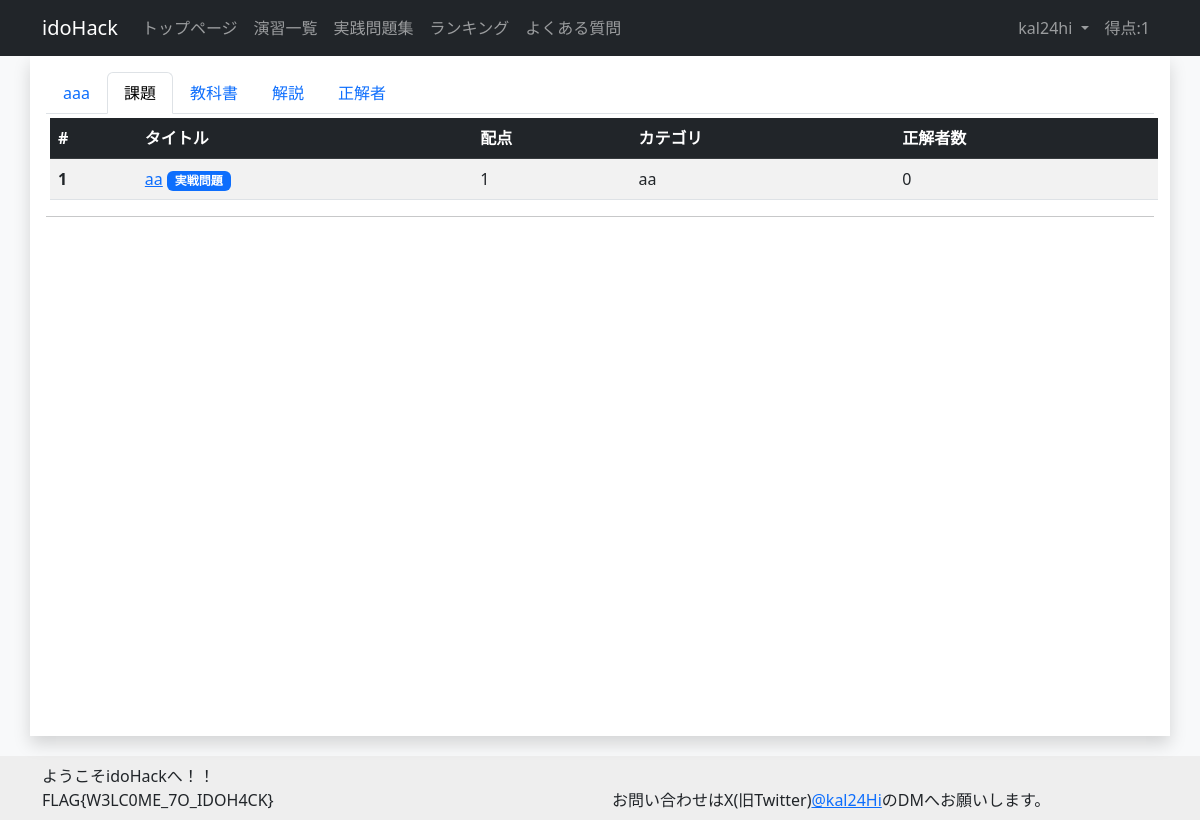
The app's page /exercise/1/tasks/ (signed in), older data.
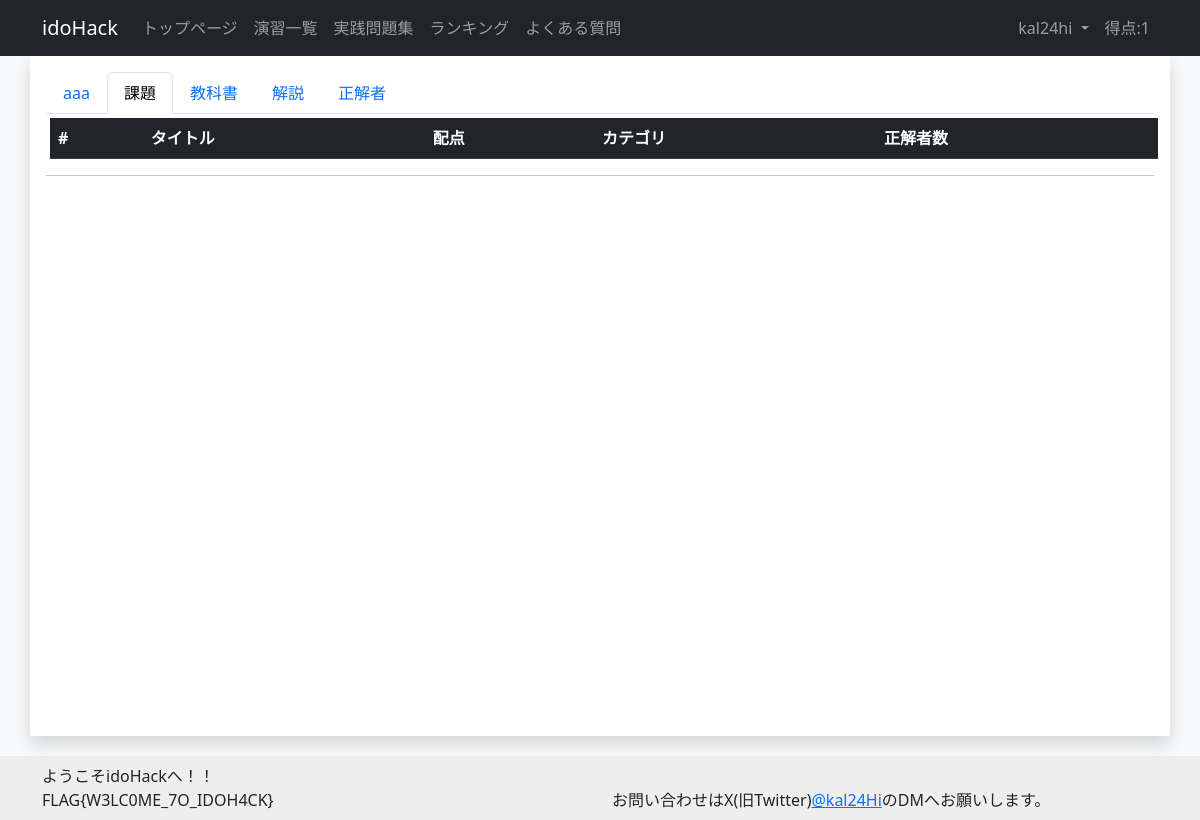
The same page, newer data.
### account/models.py (models this page shows)
class CustomUser(AbstractUser):
    uuid = models.UUIDField(default=uuid.uuid4, editable=False, unique=True, verbose_name="UUID") # ユーザのUUID
    total_score = models.IntegerField(default=0, verbose_name="総得点") # ユーザの総得点
    biography = models.TextField(max_length=500, blank=True, verbose_name="自己紹介") # ユーザの自己紹介
    twitter_url = models.URLField(max_length=200, blank=True, verbose_name="TwitterURL") # ユーザのTwitterのURL
    github_url = models.URLField(max_length=200, blank=True, verbose_name="GitHubURL") # ユーザのGitHubのURL
    linkedin_url = models.URLField(max_length=200, blank=True, verbose_name="LinkedInURL") # ユーザのLinkedInのURL
    country = models.CharField(max_length=100, blank=True, verbose_name="国籍") # ユーザの国籍
    occupation = models.CharField(max_length=50, verbose_name="職業", choices=(('Student', '学生'),
                                          ('teacher', '教員'),
                                          ('SecurityEngineer', 'セキュリティエンジニア'),
                                          ('IT', 'IT職'),
                                          ('other', 'その他')))
    is_active = models.BooleanField(default=True, verbose_name="アクティブユーザ") # ユーザがアクティブかどうか
    is_staff = models.BooleanField(default=False, verbose_name="スタッフユーザ") # ユーザがスタッフかどうか
    is_writer = models.BooleanField(default=False, verbose_name="作問ユーザ") # ユーザが作問者かどうか

### challenge/models.py (models this page shows, shortened)
class ExerciseModel(models.Model):
    category = models.ForeignKey(CategoryModel, on_delete=models.SET_NULL, null=True, verbose_name="カテゴリ") # カテゴリ
    exercise_number = models.IntegerField(default=0, verbose_name="番号") # 演習の番号
    exercise_title = models.CharField(max_length=100, default="", verbose_name="タイトル") # 演習のタイトル
    summary = models.TextField(blank=True, default="", verbose_name="概要") # 演習の概要
    exercise_discription = MDTextField(default="", verbose_name="説明") # 演習の説明
    visible = models.BooleanField(default=False, verbose_name="一般ユーザへの公開") # 演習が公開されているかどうか
    textbook = MDTextField(blank=True, verbose_name="教科書") # 教科書のURL
    explanation = MDTextField(blank=True, verbose_name="解説") # 解説のURL
    created_at = models.DateTimeField(auto_now_add=True, verbose_name="作成日時") # 課題の作成日時
    updated_at = models.DateTimeField(auto_now=True, verbose_name="作成日時") # 課題の更新日時
    class Meta:
        verbose_name = 'Exercise'

class ChallengeModel(models.Model):
    category = models.ForeignKey(CategoryModel, on_delete=models.SET_NULL, null=True, verbose_name="カテゴリ") # カテゴリ
    exercise_title = models.ForeignKey(ExerciseModel, on_delete=models.SET_NULL, null=True, verbose_name="演習名") # 演習のタイトル
    challenge_number = models.IntegerField(default=0, verbose_name="番号") # 課題の番号
    challenge_title = models.CharField(max_length=100,  default="", verbose_name="タイトル", unique=True) # 課題のタイトル
    score = models.IntegerField(default="", verbose_name="配点") # 課題の配点
    flag = models.CharField(max_length=100,  default="", verbose_name="フラグ") # フラグ
    visible = models.BooleanField(default=False, verbose_name="一般ユーザへの公開") # 課題が公開されているかどうか
    is_practice = models.BooleanField(default=False, verbose_name="実戦問題に表示する。") # 実戦問題かどうか
    discription = MDTextField(default="", verbose_name="説明") # 課題の説明
    hint_one = models.CharField(max_length=200, default="", blank=True, verbose_name="ヒントその１")
    hint_two = models.CharField(max_length=200, default="", blank=True, verbose_name="ヒントその２")
    hint_three = models.CharField(max_length=200, default="", blank=True, verbose_name="ヒントその３")
    cleared_count = models.IntegerField(default=0, verbose_name="クリア者数") # 課題をクリアした人数
    created_at = models.DateTimeField(auto_now_add=True, verbose_name="作成日時") # 課題の作成日時
    updated_at = models.DateTimeField(auto_now=True, verbose_name="更新日時") # 課題の更新日時
    class Meta:
        verbose_name = 'Challenge'

class CategoryModel(models.Model):
    category = models.CharField(max_length=100, default="", verbose_name="カテゴリ名") # カテゴリ名
    category_discription = models.TextField(blank=True, default="", verbose_name="説明") # カテゴリの説明
    class Meta:
        verbose_name = 'Category'

### challenge/views.py (the view)
# urls.py: path('exercise/<int:pk>/tasks/', views.ChallengeListView.as_view(), name='challenge_list'),
class ChallengeListView(LoginRequiredMixin, ListView):
    model = ChallengeModel
    template_name = 'challenge/challenge_list.html'
    context_object_name = 'challenge_list'
    def get_queryset(self) -> Any:
        if ExerciseModel.objects.get(pk=self.kwargs['pk']).exercise_title == "実戦問題集":
            return ChallengeModel.objects.filter(is_practice=True)
        else:
            return ChallengeModel.objects.filter(exercise_title=self.kwargs['pk'])
    def get_context_data(self, **kwargs: Any) -> Any:
        context = super().get_context_data(**kwargs)
        context['exercise_detail'] = ExerciseModel.objects.get(pk=self.kwargs['pk'])
        return context

### templates/challenge/challenge_list.html
{% extends "base.html" %}
{% load markdown_extras%}
{% block content %}
<ul class="nav nav-tabs">
  <li class="nav-item">
    <a class="nav-link" aria-current="page" href="{%url 'exercise_detail' exercise_detail.id%}">{{exercise_detail.exercise_title}}</a>
  </li>
  <li class="nav-item">
    <a class="nav-link active" aria-current="page" href="{%url 'challenge_list' exercise_detail.id%}">課題</a>
  </li>
  {% if exercise_detail.exercise_title != "実戦問題集"%}
  <li class="nav-item">
    <a class="nav-link" aria-current="page" href="{%url 'textbook' exercise_detail.id%}">教科書</a>
  </li>
  <li class="nav-item">
    <a class="nav-link" aria-current="page" href="{%url 'explanation' exercise_detail.id%}">解説</a>
  </li>
  {% endif %}
  <li class="nav-item">
    <a class="nav-link " aria-current="page" href="{%url 'submit' exercise_detail.id%}">正解者</a>
  </li>
</ul>
<table class="table table-striped table-hover m-1">
  <thead>
    <tr class="table-dark">
      <th scope="col">#</th>
      <th scope="col">タイトル</th>
      <th scope="col">配点</th>
      <th scope="col">カテゴリ</th>
      <th scope="col">正解者数</th>
    </tr>
  </thead>
  <tbody>
        {%for challenge in challenge_list%}
        <tr>
            <th scope="row">{{challenge.challenge_number}}</th>
            <td>
              <a href="{%url 'challenge_detail' exercise_detail.id challenge.id%}">{{challenge.challenge_title}}</a>
                {%if challenge.is_practice%}
                {% if exercise_detail.exercise_title != "実戦問題集"%}
                <span class="badge bg-primary">実戦問題</span>
                {%endif%}
                {%endif%}
            </td>
            <td>{{challenge.score}}</td>
            <td>{{challenge.category.category}}</td>
            <td>{{challenge.cleared_count}}</td>
        </tr>
        {%endfor%}
  </tbody>
</table>
{% endblock %}

### templates/base.html (shortened to what this page needs)
{% load static %}
<!DOCTYPE html>
<html style="height: 100%;">
<head>
    <link href="{% static 'mdeditor/css/editormd.min.css' %}" rel="stylesheet">
    <link href="{% static 'mdeditor/css/editormd.preview.css' %}" rel="stylesheet">
    <link href="https://cdn.jsdelivr.net/npm/bootstrap@5.3.0/dist/css/bootstrap.min.css" rel="stylesheet"
>
</head>
<body class="bg-light" style="height: 100%;">
<nav class="navbar navbar-expand-lg navbar-dark bg-dark sticky-top">
  <div class="container">
    <a class="navbar-brand " href="#">idoHack</a>
      <div class="collapse navbar-collapse" id="navbarNavDropdown">
        <ul class="navbar-nav me-auto">
          <li class="nav-item">
            <a class="nav-link" href="{%url 'index'%}">トップページ</a>
          </li>
          <li class="nav-item">
            <a class="nav-link" href="{%url 'exercise_list'%}">演習一覧</a>
          </li>
          <li class="nav-item">
            <a class="nav-link" href="{%url 'exercise_detail' 6%}">実践問題集</a>
          </li>
          <li class="nav-item">
            <a class="nav-link" href="{%url 'totalscore_ranking'%}">ランキング</a>
          </li>
          <li class="nav-item">
            <a class="nav-link" href="{%url 'faq'%}">よくある質問</a>
          </li>
        </ul>
        <ul class="navbar-nav">
        {% if user.is_authenticated %}
        <li class="nav-item dropdown">
          <a class="nav-link dropdown-toggle" href="#" role="button" data-bs-toggle="dropdown" aria-expanded="false">
            {{user.username}}
          </a>
        </li>
        <li class="nav-item">
          <a class="nav-link">得点:{{user.total_score}}</a>
        </li>
        {% endif %}
        </ul>
      </div>
  </div>
</nav>
<body>
<div class="container shadow p-3 bg-white" style="min-height: 85%; position: relative;">
    {% block content %}{% endblock content%}
    <hr>
</div>
<div class="p-2" style="background-color:#EEEEEE; margin-top: 20px; margin-bottom: 10%; width: 100%;">
  <div class="container">
    <div class="row">
      <div class="col-md-6">
        ようこそidoHackへ！！</br>
        FLAG{W3LC0ME_7O_IDOH4CK}</br>
      </div>
      <div class="col-md-6">
        お問い合わせはX(旧Twitter)<a href="https://twitter.com/kal24Hi" target="_blank" rel="noopener noreferrer">@kal24Hi</a>のDMへお願いします。
      </div>
    </div>
  </div>
</div>
</body>

Row changes from the older to the newer data that the page shows:
removed ChallengeModel: challenge_number "1", challenge_title "aa", is_practice "実戦問題", score "1", category.category "aa", cleared_count "0"
